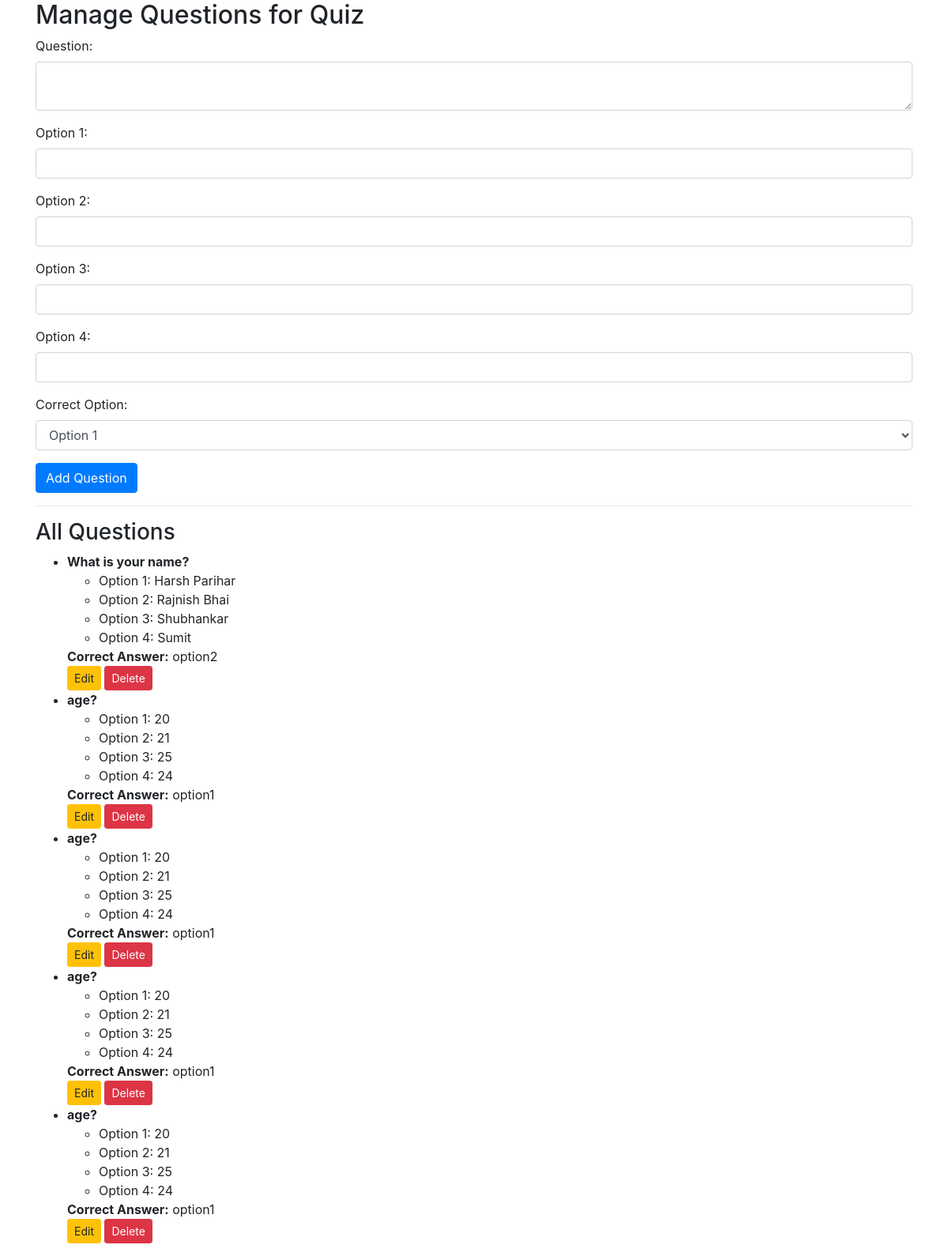
/admin/questions/2 (signed in), run on the app's committed database.
### models/models.py (models this page shows)
class Question(db.Model):
    id = db.Column(db.Integer, primary_key=True)
    quiz_id = db.Column(db.Integer, db.ForeignKey('quiz.id'), nullable=False)
    question_statement = db.Column(db.Text, nullable=False)
    option1 = db.Column(db.String(100), nullable=False)
    option2 = db.Column(db.String(100), nullable=False)
    option3 = db.Column(db.String(100), nullable=False)
    option4 = db.Column(db.String(100), nullable=False)
    correct_option = db.Column(db.String(100), nullable=False)
    quiz = db.relationship('Quiz', backref=db.backref('questions', lazy=True))

### routes/admin_routes.py (the view, shortened to what this page needs)
@admin.route('/questions/<int:quiz_id>', methods=['GET', 'POST'])
def manage_questions(quiz_id):
    if not session.get('admin_logged_in'):
        return redirect(url_for('admin.admin_login'))
    quiz = Quiz.query.get_or_404(quiz_id)
    questions = Question.query.filter_by(quiz_id=quiz.id).all()
    return render_template('admin/manage_questions.html', quiz=quiz, questions=questions)

### templates/admin/manage_questions.html (shortened to what this page needs)
<!DOCTYPE html>
<html>
<head>
    <link rel="stylesheet" href="{{ url_for('static', filename='css/bootstrap.min.css') }}">
</head>
<body>
    <div class="container">
        <h2>Manage Questions for Quiz</h2>
        <form method="POST">
            <div class="form-group">
                <label for="question_statement">Question:</label>
                <textarea name="question_statement" class="form-control" required></textarea>
            </div>
            <div class="form-group">
                <label for="option1">Option 1:</label>
                <input type="text" name="option1" class="form-control" required>
            </div>
            <div class="form-group">
                <label for="option2">Option 2:</label>
                <input type="text" name="option2" class="form-control" required>
            </div>
            <div class="form-group">
                <label for="option3">Option 3:</label>
                <input type="text" name="option3" class="form-control" required>
            </div>
            <div class="form-group">
                <label for="option4">Option 4:</label>
                <input type="text" name="option4" class="form-control" required>
            </div>
            <div class="form-group">
                <label for="correct_option">Correct Option:</label>
                <select name="correct_option" class="form-control" required>
                    <option value="option1">Option 1</option>
                </select>
            </div>
            <button type="submit" class="btn btn-primary">Add Question</button>
        </form>
        <hr>
        <h3>All Questions</h3>
        <ul>
            {% for question in questions %}
            <li>
                <strong>{{ question.question_statement }}</strong>
                <ul>
                    <li>Option 1: {{ question.option1 }}</li>
                    <li>Option 2: {{ question.option2 }}</li>
                    <li>Option 3: {{ question.option3 }}</li>
                    <li>Option 4: {{ question.option4 }}</li>
                </ul>
                <strong>Correct Answer:</strong> {{ question.correct_option }}
                <br>
                <a href="{{ url_for('admin.edit_question', question_id=question.id) }}" class="btn btn-sm btn-warning">Edit</a>
                <form action="{{ url_for('admin.delete_question', question_id=question.id) }}" method="POST" style="display:inline;">
                    <button type="submit" class="btn btn-sm btn-danger" onclick="return confirm('Are you sure you want to delete this question?');">
                        Delete
                    </button>
                </form>
            </li>
            {% endfor %}
        </ul>
    </div>
</body>
</html>

### data on the page
Question: question_statement "What is your name?", option1 "Harsh Parihar", option2 "Rajnish Bhai", option3 "Shubhankar", option4 "Sumit", correct_option "option2"
Question: question_statement "age?", option1 "20", option2 "21", option3 "25", option4 "24", correct_option "option1"
Question: question_statement "age?", option1 "20", option2 "21", option3 "25", option4 "24", correct_option "option1"
Question: question_statement "age?", option1 "20", option2 "21", option3 "25", option4 "24", correct_option "option1"
Question: question_statement "age?", option1 "20", option2 "21", option3 "25", option4 "24", correct_option "option1"
